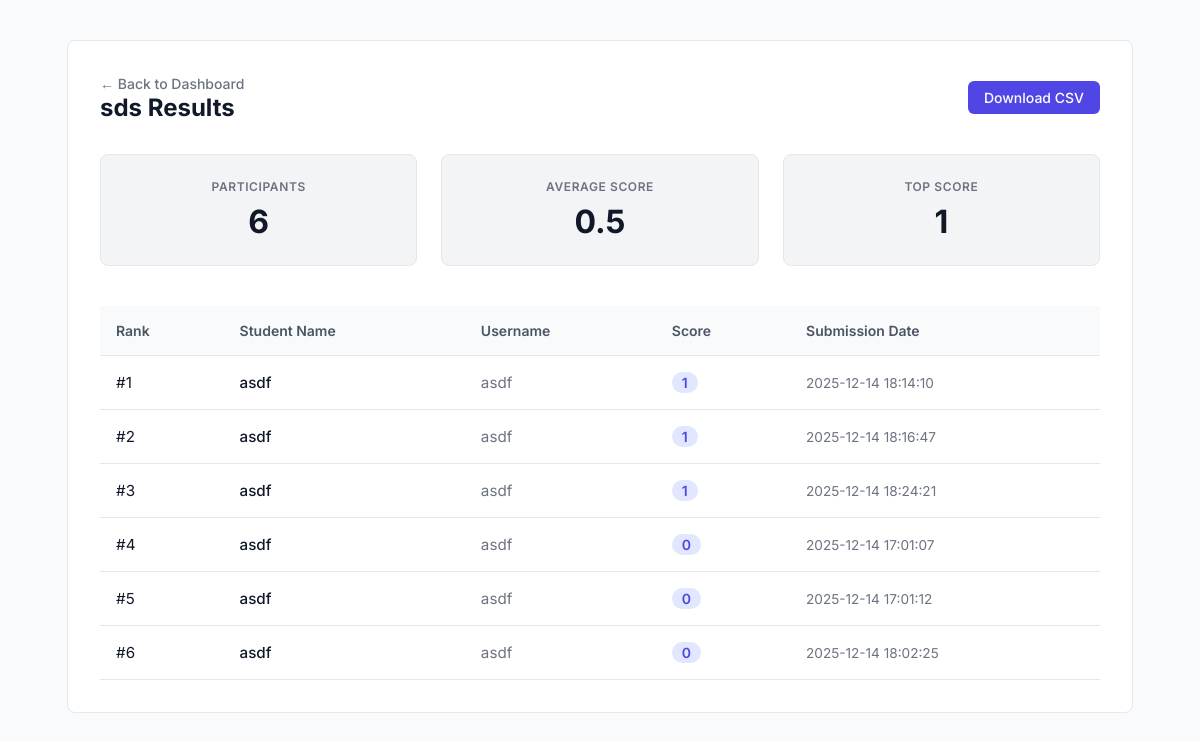
Page /quiz/8/results (signed in) on the committed database.
### tables this page shows
CREATE TABLE quizzes (
    id INTEGER PRIMARY KEY AUTOINCREMENT,
    title TEXT NOT NULL,
    creator_id INTEGER NOT NULL, time_limit INTEGER DEFAULT 0, strict_mode INTEGER DEFAULT 0, deadline TEXT, passing_score INTEGER DEFAULT 0, max_attempts INTEGER DEFAULT 0,
    FOREIGN KEY (creator_id) REFERENCES users (id)
);

CREATE TABLE results (
    id INTEGER PRIMARY KEY AUTOINCREMENT,
    user_id INTEGER NOT NULL,
    quiz_id INTEGER NOT NULL,
    score INTEGER NOT NULL,
    timestamp DATETIME DEFAULT CURRENT_TIMESTAMP,
    FOREIGN KEY (user_id) REFERENCES users (id),
    FOREIGN KEY (quiz_id) REFERENCES quizzes (id)
);

CREATE TABLE users (
    id INTEGER PRIMARY KEY AUTOINCREMENT,
    username TEXT UNIQUE NOT NULL,
    password TEXT NOT NULL,
    role TEXT NOT NULL CHECK(role IN ('student', 'teacher'))
, full_name TEXT, profile_image TEXT);

### app.py (the view)
@app.route('/quiz/<int:quiz_id>/results')
def view_results(quiz_id):
    if session.get('role') != 'teacher': return redirect(url_for('dashboard'))
    conn = get_db_connection()
    quiz = conn.execute('SELECT * FROM quizzes WHERE id=?', (quiz_id,)).fetchone()
    results = conn.execute('''SELECT u.full_name, u.username, r.score, r.timestamp FROM results r JOIN users u ON r.user_id=u.id WHERE r.quiz_id=? ORDER BY r.score DESC''', (quiz_id,)).fetchall()
    conn.close()
    count = len(results)
    avg = round(sum(r['score'] for r in results)/count, 2) if count else 0
    high = max([r['score'] for r in results]) if count else 0
    return render_template('quiz_results.html', quiz=quiz, results=results, total_attempts=count, avg_score=avg, highest_score=high)

### app.py (called while the page is built)
def get_db_connection():
    conn = sqlite3.connect('database.db')
    conn.row_factory = sqlite3.Row
    return conn

### templates/quiz_results.html (shortened to what this page needs)
<!DOCTYPE html>
<html lang="en">
<head>
</head>
<body>
    <div class="container">
        <div class="header">
            <div>
                <a href="/dashboard" style="color: #6b7280; text-decoration: none; font-size: 0.875rem; font-weight: 500;">← Back to Dashboard</a>
                <h1>{{ quiz['title'] }} Results</h1>
            </div>
            <a href="/export_results/{{ quiz['id'] }}" class="btn-action">Download CSV</a>
        </div>
        <div class="stats">
            <div class="stat-card">
                <div class="stat-label">Participants</div>
                <p class="stat-value">{{ total_attempts }}</p>
            </div>
            <div class="stat-card">
                <div class="stat-label">Average Score</div>
                <p class="stat-value">{{ avg_score }}</p>
            </div>
            <div class="stat-card">
                <div class="stat-label">Top Score</div>
                <p class="stat-value">{{ highest_score }}</p>
            </div>
        </div>
        <table>
            <thead>
                <tr>
                    <th>Rank</th>
                    <th>Student Name</th>
                    <th>Username</th>
                    <th>Score</th>
                    <th>Submission Date</th>
                </tr>
            </thead>
            <tbody>
                {% for r in results %}
                <tr>
                    <td>#{{ loop.index }}</td>
                    <td style="font-weight: 500;">{{ r['full_name'] or r['username'] }}</td>
                    <td style="color:#6b7280;">{{ r['username'] }}</td>
                    <td><span class="score-badge">{{ r['score'] }}</span></td>
                    <td style="color:#6b7280; font-size:0.85rem;">{{ r['timestamp'] }}</td>
                </tr>
                {% else %}
                <tr><td colspan="5" style="text-align:center; padding:3rem; color:#9ca3af;">No results yet.</td></tr>
                {% endfor %}
            </tbody>
        </table>
    </div>
</body>
</html>

### templates/quiz_results.html (style rules this page uses)
body { font-family: 'Inter', sans-serif; background: #f9fafb; padding: 2rem; color: #111827; }
.container { max-width: 1000px; margin: 0 auto; background: white; padding: 2rem; border-radius: 8px; border: 1px solid #e5e7eb; }
.header { display: flex; justify-content: space-between; align-items: center; margin-bottom: 2rem; }
h1 { margin: 0; font-size: 1.5rem; }
.stats { display: grid; grid-template-columns: repeat(3, 1fr); gap: 1.5rem; margin-bottom: 2.5rem; }
.stat-card { background: #f3f4f6; padding: 1.5rem; border-radius: 8px; text-align: center; border: 1px solid #e5e7eb; }
.stat-label { font-size: 0.75rem; text-transform: uppercase; color: #6b7280; font-weight: 600; letter-spacing: 0.05em; }
.stat-value { font-size: 2rem; font-weight: 700; color: #111827; margin: 0.5rem 0 0 0; }
table { width: 100%; border-collapse: collapse; }
th { text-align: left; padding: 1rem; background: #f9fafb; font-weight: 600; font-size: 0.875rem; color: #4b5563; border-bottom: 1px solid #e5e7eb; }
td { padding: 1rem; border-bottom: 1px solid #e5e7eb; font-size: 0.95rem; }
.score-badge { display: inline-block; padding: 2px 10px; border-radius: 12px; background: #e0e7ff; color: #4f46e5; font-weight: 600; font-size: 0.875rem; }
.btn-action { background: #4f46e5; color: white; text-decoration: none; padding: 0.5rem 1rem; border-radius: 6px; font-size: 0.875rem; font-weight: 500; }

### rows in the picture
quizzes: title "sds"
results: username "asdf", score "1", timestamp "2025-12-14 18:14:10"
results: username "asdf", score "1", timestamp "2025-12-14 18:16:47"
results: username "asdf", score "1", timestamp "2025-12-14 18:24:21"
results: username "asdf", score "0", timestamp "2025-12-14 17:01:07"
results: username "asdf", score "0", timestamp "2025-12-14 17:01:12"
results: username "asdf", score "0", timestamp "2025-12-14 18:02:25"

### other values in the picture
{{ total_attempts }} "6"
{{ avg_score }} "0.5"
{{ highest_score }} "1"
